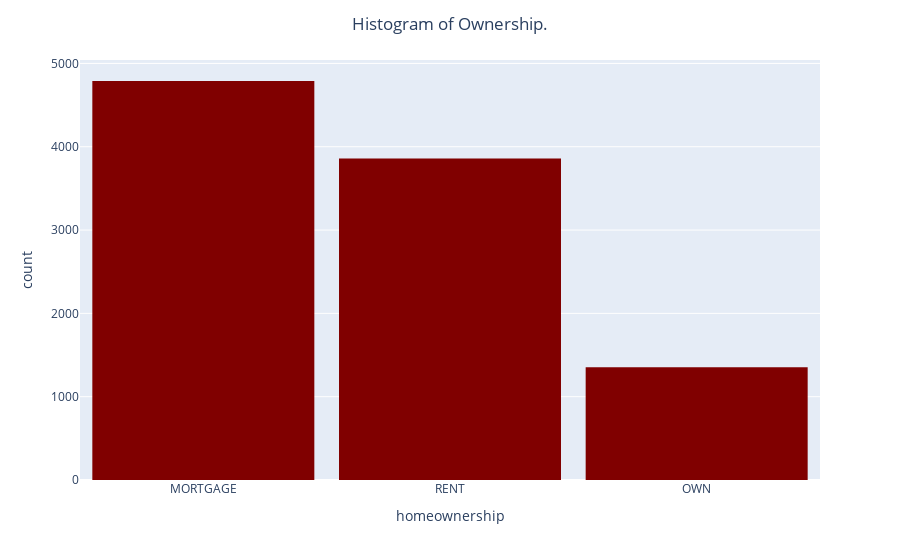

Notebook code cell kept with this figure:
### Markdown cell above
**Problem 1** Create a histogram of your own! Try making a histogram of one of the other pieces of numerical data. Make it as fancy as you want. Include some categorical information. Do you learn anything from your graph? If so what?

### Code cell
# Your code here
fig = px.histogram(DF,
                   nbins=10,
                   x='homeownership',
                   color_discrete_sequence=['Maroon'])

fig.update_layout(bargap=0.1,
                  title='Histogram of Ownership.',
                  title_x=0.5)
fig.show()

### Figure 1 — Plotly figure (JSON) as saved in the notebook; plotly's stock layout.template omitted (floating-point values rounded to 4 significant figures; data arrays with more than 128 entries replaced by an {"elided": "..."} marker saying what was removed)
{"data": [{"alignmentgroup": "True", "bingroup": "x", "hovertemplate": "homeownership=%{x}<br>count=%{y}<extra></extra>", "legendgroup": "", "marker": {"color": "Maroon", "pattern": {"shape": ""}}, "name": "", "nbinsx": 10, "offsetgroup": "", "orientation": "v", "showlegend": false, "type": "histogram", "x": {"elided": "10000 str values"}, "xaxis": "x", "yaxis": "y"}], "layout": {"autosize": true, "bargap": 0.1, "barmode": "relative", "legend": {"tracegroupgap": 0}, "margin": {"t": 60}, "title": {"text": "Histogram of Ownership.", "x": 0.5}, "xaxis": {"anchor": "y", "autorange": true, "domain": [0, 1], "range": [-0.5, 2.5], "title": {"text": "homeownership"}, "type": "category"}, "yaxis": {"anchor": "x", "autorange": true, "domain": [0, 1], "range": [0, 5041.0], "title": {"text": "count"}}}}
